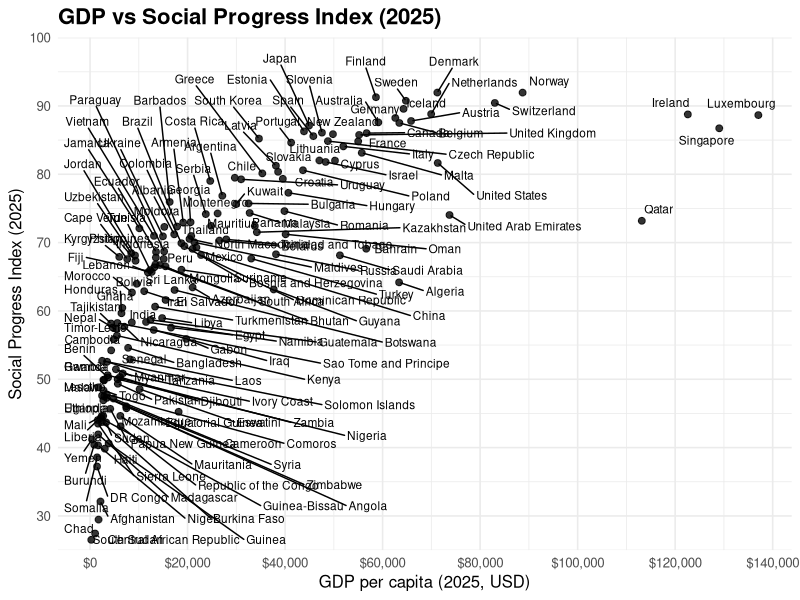
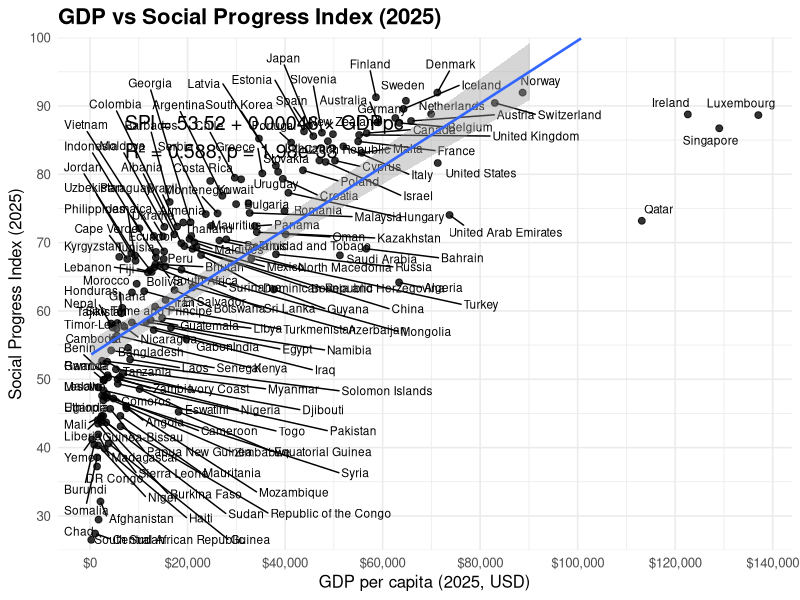
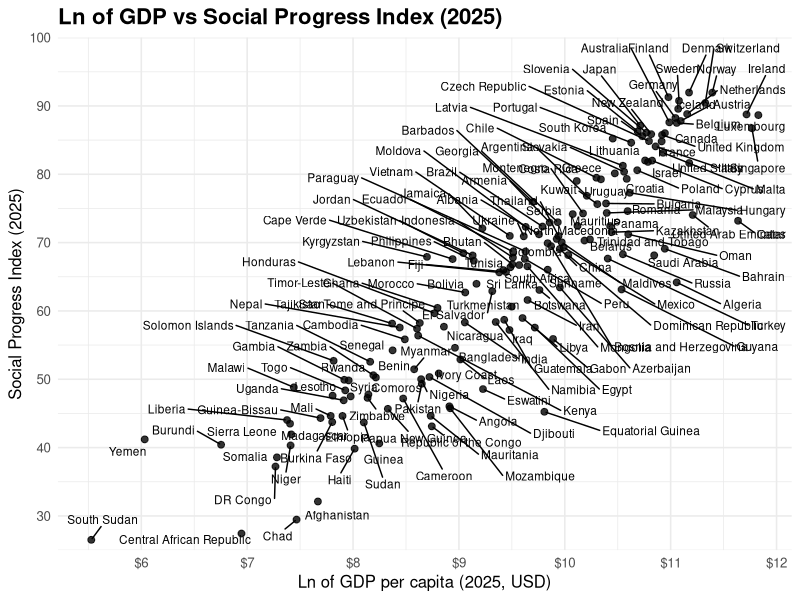
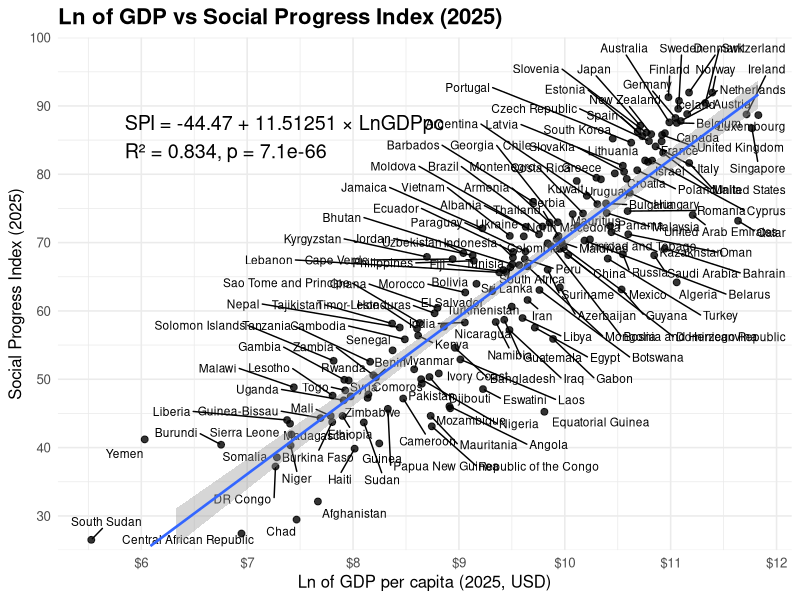
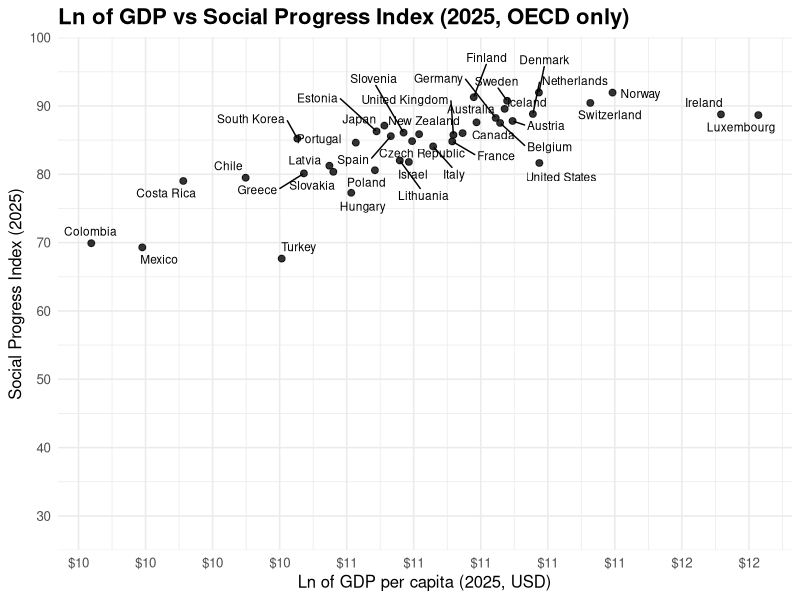
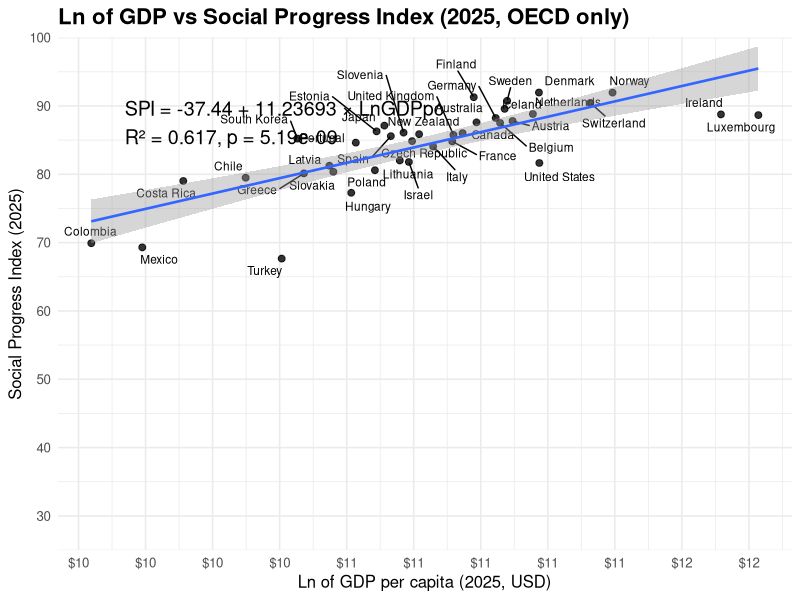

Reproduce these figures in R, in order.
install.packages(c("tidyverse", "readxl", "ggrepel", "scales"))  
library(tidyverse)
library(readxl)
library(ggrepel)
library(scales)
library(dplyr)

setwd("/Users/fangxiaoling/Documents/Nathan Nunn RA/Book/SPI - graph and regression/")

# 1) Load data
df <- read_excel("data.xlsx") |>
  select(code, country, SPI_2025, GDPpc_USD_2025, logG_2025) |>
  rename(spi = SPI_2025, gdp = GDPpc_USD_2025, lgdp = logG_2025) |>
  mutate(
    gdp = as.numeric(gdp),
    lgdp = as.numeric(lgdp),
    spi = as.numeric(spi)
  ) |>
  filter(!is.na(country), !is.na(gdp), !is.na(spi))

x_breaks <- seq(0, 120000, by = 20000)
y_breaks <- seq(0, 100, by = 10)

scale_axes <- list(
  scale_x_continuous(breaks = x_breaks, limits = c(0, 120000)),
  scale_y_continuous(breaks = y_breaks, limits = c(0, 100)),
  coord_fixed(ratio = 0.0005)
)

# 2) Scatter with labels
p_scatter <- ggplot(df, aes(x = gdp, y = spi)) +
  geom_point(alpha = 0.8, size = 2) +
  geom_text_repel(aes(label = country), size = 3, max.overlaps = 60, box.padding = 0.3) +
  labs(
    title = "GDP vs Social Progress Index (2025)",
    x = "GDP per capita (2025, USD)",
    y = "Social Progress Index (2025)"
  ) +
  scale_x_continuous(labels = label_dollar(scale = 1, suffix = "", accuracy = 1),
                     breaks = pretty_breaks(8)) +
  scale_y_continuous(breaks = y_breaks, limits = c(25, 100), expand = c(0, 0)) + 
  theme_minimal(base_size = 12) +
  theme(plot.title = element_text(face = "bold", size = 16))

ggsave("scatter_gdp_spi_2025.png", p_scatter, width = 24, height = 18, dpi = 300, limitsize = FALSE)

# 3) Linear regression line
p_with_lm <- p_scatter +
  geom_smooth(method = "lm", se = TRUE, linewidth = 0.9, fullrange = FALSE)

# Run the regression
model <- lm(spi ~ gdp, data = df)
sm <- summary(model)

# Extract stats
b0   <- sm$coefficients["(Intercept)", "Estimate"]
b1   <- sm$coefficients["gdp",         "Estimate"]
pval <- sm$coefficients["gdp",         "Pr(>|t|)"]
r2   <- sm$r.squared

# Create annotation text
eq_label <- sprintf("SPI = %.2f + %.5f × GDPpc\nR² = %.3f, p = %.3g", b0, b1, r2, pval)

# Auto position near top-left of the data range
xr <- range(df$gdp, na.rm = TRUE)
yr <- range(df$spi, na.rm = TRUE)
x_pos <- xr[1] + 0.05 * diff(xr)   # 5% in from left
y_pos <- yr[2] - 0.05 * diff(yr)   # 5% down from top

# Add annotation
p_with_lm <- p_with_lm +
  annotate("text", x = x_pos, y = y_pos, label = eq_label,
           hjust = 0, vjust = 1, size = 5)

# Save
ggsave("scatter_gdp_spi_2025_lm.png", p_with_lm,
       width = 24, height = 18, dpi = 300, limitsize = FALSE)

### Then, I do the same thing for natural log of GDP as asked

# 4) Scatter with labels (no fit line)
p_scatter <- ggplot(df, aes(x = lgdp, y = spi)) +
  geom_point(alpha = 0.8, size = 2) +
  geom_text_repel(aes(label = country), size = 3, max.overlaps = 60, box.padding = 0.3) +
  labs(
    title = "Ln of GDP vs Social Progress Index (2025)",
    x = "Ln of GDP per capita (2025, USD)",
    y = "Social Progress Index (2025)"
  ) +
  scale_x_continuous(labels = label_dollar(scale = 1, suffix = "", accuracy = 1),
                     breaks = pretty_breaks(8)) +
  scale_y_continuous(breaks = y_breaks, limits = c(25, 100), expand = c(0, 0)) + 
  theme_minimal(base_size = 12) +
  theme(plot.title = element_text(face = "bold", size = 16))

ggsave("scatter_lgdp_spi_2025.png", p_scatter, width = 24, height = 18, dpi = 300, limitsize = FALSE)

# 5) Linear regression 
p_with_lm <- p_scatter +
  geom_smooth(method = "lm", se = TRUE, linewidth = 0.9, fullrange = FALSE)

# Run the regression
model <- lm(spi ~ lgdp, data = df)
sm <- summary(model)

# Extract stats
b0   <- sm$coefficients["(Intercept)", "Estimate"]
b1   <- sm$coefficients["lgdp",         "Estimate"]
pval <- sm$coefficients["lgdp",         "Pr(>|t|)"]
r2   <- sm$r.squared

# Create annotation text
eq_label <- sprintf("SPI = %.2f + %.5f × LnGDPpc\nR² = %.3f, p = %.3g", b0, b1, r2, pval)

# Auto position near top-left of the data range
xr <- range(df$lgdp, na.rm = TRUE)
yr <- range(df$spi, na.rm = TRUE)
x_pos <- xr[1] + 0.05 * diff(xr)   # 5% in from left
y_pos <- yr[2] - 0.05 * diff(yr)   # 5% down from top

# Add annotation
p_with_lm <- p_with_lm +
  annotate("text", x = x_pos, y = y_pos, label = eq_label,
           hjust = 0, vjust = 1, size = 5)

# Save
ggsave("scatter_lgdp_spi_2025_lm.png", p_with_lm,
       width = 24, height = 18, dpi = 300, limitsize = FALSE)

### Then, I need to draw the OECD graph only
oecd_countries <- c(
  "Australia","Austria","Belgium","Canada","Chile","Colombia","Costa Rica",
  "Czech Republic","Denmark","Estonia","Finland","France","Germany","Greece",
  "Hungary","Iceland","Ireland","Israel","Italy","Japan","South Korea",
  "Latvia","Lithuania","Luxembourg","Mexico","Netherlands","New Zealand",
  "Norway","Poland","Portugal","Slovakia","Slovenia","Spain","Sweden",
  "Switzerland","Turkey","United Kingdom","United States"
)

# Filter to OECD only
df_oecd <- df %>%
  filter(country %in% oecd_countries)

# 4) Scatter with labels (no fit line)
p_scatter <- ggplot(df_oecd, aes(x = lgdp, y = spi)) +
  geom_point(alpha = 0.8, size = 2) +
  geom_text_repel(aes(label = country), size = 3, max.overlaps = 60, box.padding = 0.3) +
  labs(
    title = "Ln of GDP vs Social Progress Index (2025, OECD only)",
    x = "Ln of GDP per capita (2025, USD)",
    y = "Social Progress Index (2025)"
  ) +
  scale_x_continuous(labels = label_dollar(scale = 1, suffix = "", accuracy = 1),
                     breaks = pretty_breaks(8)) +
  scale_y_continuous(breaks = y_breaks, limits = c(25, 100), expand = c(0, 0)) + 
  theme_minimal(base_size = 12) +
  theme(plot.title = element_text(face = "bold", size = 16))

ggsave("scatter_lgdp_spi_2025_oecd.png", p_scatter, width = 24, height = 18, dpi = 300, limitsize = FALSE)

# 5) Linear regression (OECD only)
p_with_lm <- p_scatter +
  geom_smooth(method = "lm", se = TRUE, linewidth = 0.9, fullrange = FALSE)

# Run regression on OECD sample
model <- lm(spi ~ lgdp, data = df_oecd)
sm <- summary(model)

# Extract stats
b0   <- sm$coefficients["(Intercept)", "Estimate"]
b1   <- sm$coefficients["lgdp",         "Estimate"]
pval <- sm$coefficients["lgdp",         "Pr(>|t|)"]
r2   <- sm$r.squared

# Create annotation text
eq_label <- sprintf("SPI = %.2f + %.5f × LnGDPpc\nR² = %.3f, p = %.3g", b0, b1, r2, pval)

# Auto position near top-left of the OECD data range
xr <- range(df_oecd$lgdp, na.rm = TRUE)
yr <- range(df_oecd$spi, na.rm = TRUE)
x_pos <- xr[1] + 0.05 * diff(xr)   # 5% in from left
y_pos <- yr[2] - 0.05 * diff(yr)   # 5% down from top

# Add annotation
p_with_lm <- p_with_lm +
  annotate("text", x = x_pos, y = y_pos, label = eq_label,
           hjust = 0, vjust = 1, size = 5)

# Save
ggsave("scatter_lgdp_spi_2025_oecd_lm.png", p_with_lm,
       width = 24, height = 18, dpi = 300, limitsize = FALSE)
